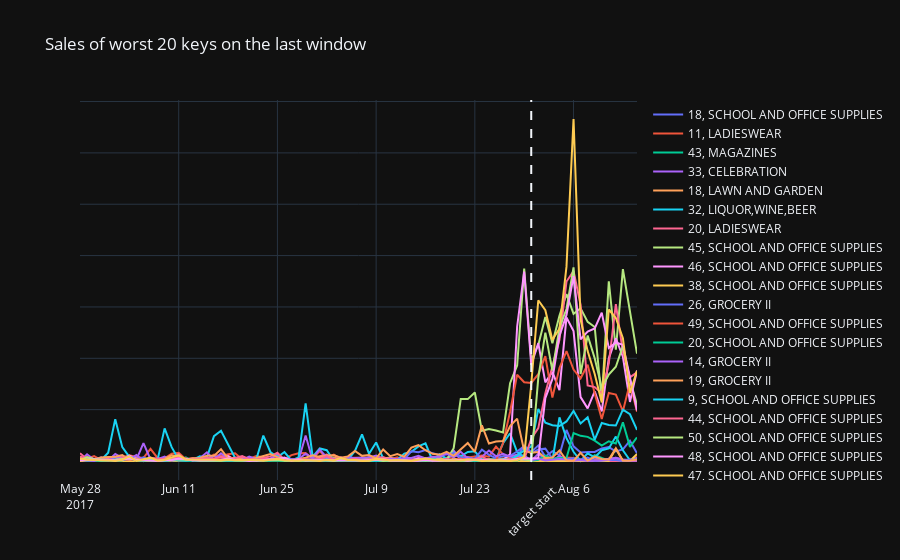

The cell this chart's notebook holds for it:
### Markdown cell above
Plotting the `sales` value on the last training window for the 20 worst keys, we observe that most of these
exhibit significant differences between the "old" time-steps (before the start of the target) and the "new"
time-steps (the target).
In fact, most of these are from the "SCHOOL AND OFFICE SUPPLIES" family, which has a peak once a year, around the 
start of the school year (and this is the worst-performing family by far for our models, as can be seen in the boxplots above).

Because of the great difference between the values used as input and the target values, our models have no hope of predicting
such spikes.
To remedy this issue, we would need our models to learn that certain keys (or families) possess this kind of periodicity, 
which does require passing information about the key to the models as input.

### Code cell
plot_worst_key(20)
